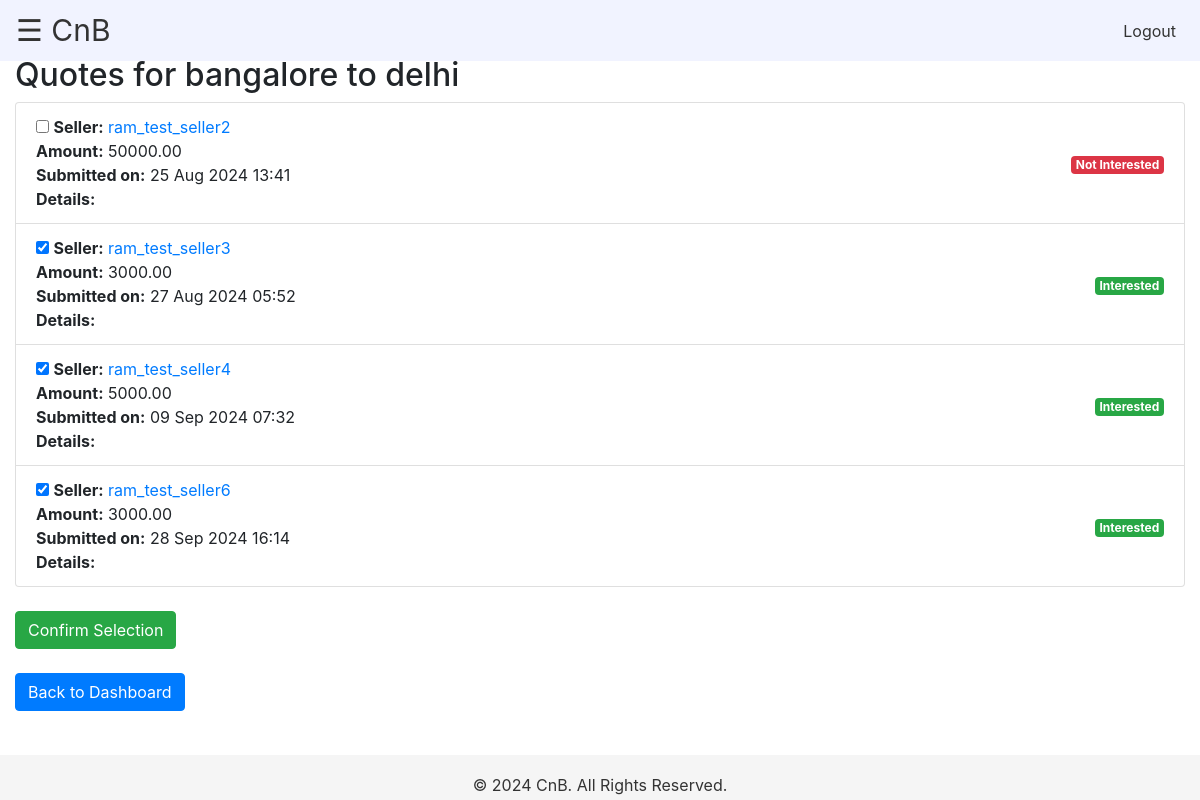
/view_quotes/1/ (signed in), run on the app's committed database.
### myapp/models.py (models this page shows, shortened)
class Product(models.Model):
    buyer = models.ForeignKey(User, on_delete=models.CASCADE)
    from_city = models.CharField(max_length=255)
    to_city = models.CharField(max_length=255)
    shifting_plan = models.CharField(max_length=20, choices=[('7 days', 'In next 7 days'), ('15 days', 'In next 15 days'), ('30 days', 'In next 30 days'), ('30+ days', 'In next 30+ days')])
    item_details = models.TextField()
    call_preference = models.BooleanField(default=False)
    call_time = models.TimeField(blank=True, null=True)
    budget_min = models.DecimalField(max_digits=10, decimal_places=2)
    budget_max = models.DecimalField(max_digits=10, decimal_places=2)
    specific_requirements = models.TextField(blank=True, null=True)
    created_at = models.DateTimeField(auto_now_add=True)
    is_quote_requested = models.BooleanField(default=False)

class Bid(models.Model):
    product = models.ForeignKey(Product, on_delete=models.CASCADE)
    seller = models.ForeignKey(Seller, on_delete=models.CASCADE)
    bid_amount = models.DecimalField(max_digits=10, decimal_places=2)
    attachment = models.FileField(upload_to='attachments/', blank=True, null=True)
    bid_date = models.DateTimeField(auto_now_add=True)
    selected = models.BooleanField(default=False)

class Seller(models.Model):
    user = models.OneToOneField(User, on_delete=models.CASCADE)
    profile = models.OneToOneField(Profile, on_delete=models.CASCADE)
    registered_name = models.TextField(blank=False, null=True)
    gst_number = models.CharField(max_length=15, blank=False, null=True)
    registered_address = models.TextField(blank=False, null=True)
    poc_name = models.CharField(max_length=255, blank=False, null=True)
    services_type = models.TextField(blank=True, null=True)  # Store the services as a comma-separated string
    company_media = models.FileField(upload_to='company_media/', blank=True, null=True)
    top_clients = models.FileField(upload_to='top_clients/', blank=True, null=True)
    awards = models.FileField(upload_to='awards/', blank=True, null=True)
    company_size = models.CharField(
        max_length=50,
        choices=[
            ('<10', '<10 employees'),
            ('10-20', '10-20 employees'),
            ('20-50', '20-50 employees'),
            ('50-100', '50-100 employees'),
            ('100-500', '100-500 employees'),
            ('>500', '>500 employees')
        ],
        blank=False,
        null=True
    )
    truck_ownership = models.CharField(
        max_length=50,
        choices=[
            ('Own', 'Own trucks'),
            ('Aggregator', 'Aggregator (we do not own trucks)')
        ],
        blank=False,
        null=True
    )
    call_support = models.BooleanField(default=False)  # Yes/No for 24/7 call support
    running_business_since = models.PositiveIntegerField(null=True, blank=False)  # Year

### myapp/views.py (the view)
# urls.py: path('view_quotes/<int:product_id>/', views.view_quotes, name='view_quotes'),
def view_quotes(request, product_id):
    product = get_object_or_404(Product, id=product_id, buyer=request.user)
    bids = Bid.objects.filter(product=product)
    if request.method == "POST":
        selected_bids_ids = request.POST.getlist('selected_bids')
        for bid in bids:
            bid.selected = str(bid.id) in selected_bids_ids
            bid.save()
    context = {
        'product': product,
        'bids': bids,
    }
    return render(request, 'myapp/view_quotes.html', context)

### myapp/templates/myapp/view_quotes.html (shortened to what this page needs)
{% extends 'myapp/base.html' %}
{% block content %}
<h2>Quotes for {{ product.from_city }} to {{ product.to_city }}</h2>
{% if bids %}
    <form method="POST" action="{% url 'view_quotes' product.id %}">
        <ul class="list-group">
            {% for bid in bids %}
                <li class="list-group-item d-flex justify-content-between align-items-center">
                    <div>
                        <input type="checkbox" name="selected_bids" value="{{ bid.id }}"
                               {% if bid.selected %} checked {% endif %}
                               class="quote-checkbox" data-bid-id="{{ bid.id }}">
                        <strong>Seller:</strong>
                        <a href="#" class="seller-link" data-seller-id="{{ bid.seller.id }}">{{ bid.seller.user.username }}</a><br>
                        <strong>Amount:</strong> {{ bid.bid_amount }}<br>
                        <strong>Submitted on:</strong> {{ bid.bid_date|date:"d M Y H:i" }}<br>
                        <strong>Details:</strong> {{ bid.details }}
                    </div>
                    <div>
                        {% if bid.selected %}
                            <span class="badge badge-success">Interested</span>
                        {% else %}
                            <span class="badge badge-danger">Not Interested</span>
                        {% endif %}
                    </div>
                </li>
            {% endfor %}
        </ul>
        <button type="submit" class="btn btn-success mt-4">Confirm Selection</button>
    </form>
{% else %}
    <p>No quotes have been submitted for this request yet.</p>
{% endif %}
<a href="{% url 'buyer_dashboard' %}" class="btn btn-primary mt-4">Back to Dashboard</a>
{% endblock %}

### myapp/templates/myapp/base.html (style rules this page uses)
body { padding-top: 56px; overflow-x: hidden; }

### data on the page
Product: from_city "bangalore", to_city "delhi"
Bid: seller.user.username "ram_test_seller2", bid_amount "50000.00", bid_date "25 Aug 2024 13:41", shows "Not Interested"
Bid: selected "☑", seller.user.username "ram_test_seller3", bid_amount "3000.00", bid_date "27 Aug 2024 05:52", shows "Interested"
Bid: selected "☑", seller.user.username "ram_test_seller4", bid_amount "5000.00", bid_date "09 Sep 2024 07:32", shows "Interested"
Bid: selected "☑", seller.user.username "ram_test_seller6", bid_amount "3000.00", bid_date "28 Sep 2024 16:14", shows "Interested"
